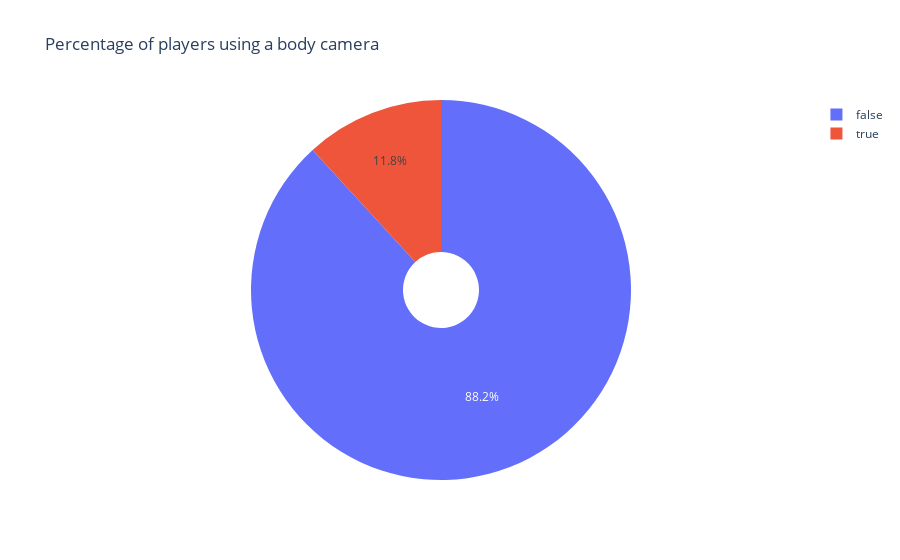

Notebook cell for this chart:
### Code cell
graph4 = df_data["body_camera"].value_counts()
graph4 = graph4.to_frame().reset_index()
graph4.columns = ["body_camera", "players"]


data = [go.Pie(labels=graph4["body_camera"], values=graph4["players"], hole = 0.2)]
layout = go.Layout(title='Percentage of players using a body camera')

fig = go.Figure(data=data, layout=layout)
fig.show()

### Figure 1 — Plotly figure (JSON) as saved in the notebook; plotly's stock layout.template omitted (floating-point values rounded to 4 significant figures)
{"data": [{"hole": 0.2, "labels": [false, true], "type": "pie", "values": [4317, 578]}], "layout": {"title": {"text": "Percentage of players using a body camera"}}}
